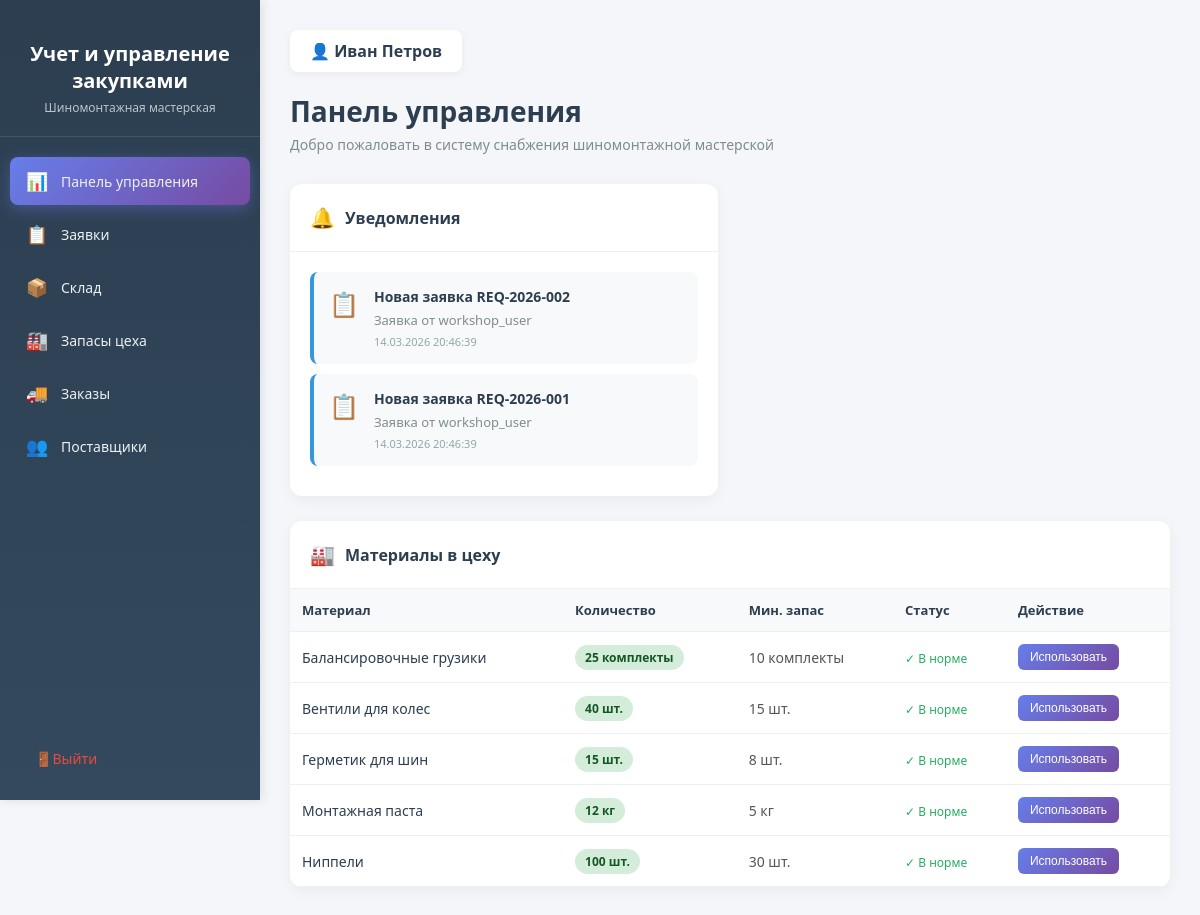
The app's page / (signed in) with its own data.
### procurement/models.py (models this page shows, shortened)
class PurchaseRequest(models.Model):
    STATUS_CHOICES = [
        ('draft', 'Черновик'),
        ('pending', 'На согласовании'),
        ('approved', 'Согласована'),
        ('rejected', 'Отклонена'),
        ('ordered', 'Заказана'),
    ]
    ROLE_CHOICES = [
        ('workshop', 'Сотрудник цеха'),
        ('warehouse', 'Кладовщик'),
    ]
    request_number = models.CharField(max_length=20, unique=True, verbose_name="Номер заявки")
    requester = models.ForeignKey(
        User,
        on_delete=models.SET_NULL,
        null=True,
        related_name='requests',
        verbose_name="Заявитель"
    )
    requester_role = models.CharField(
        max_length=20,
        choices=ROLE_CHOICES,
        default='workshop',
        verbose_name="Роль заявителя"
    )
    status = models.CharField(
        max_length=20,
        choices=STATUS_CHOICES,
        default='draft',
        verbose_name="Статус"
    )
    items = models.ManyToManyField('Product', through='RequestItem', verbose_name="Товары")
    total_amount = models.DecimalField(
        max_digits=12,
        decimal_places=2,
        default=0,
        verbose_name="Общая сумма"
    )
    comment = models.TextField(blank=True, verbose_name="Комментарий")
    created_at = models.DateTimeField(auto_now_add=True, verbose_name="Дата создания")
    updated_at = models.DateTimeField(auto_now=True, verbose_name="Дата обновления")
    approved_by = models.ForeignKey(
        User,
        on_delete=models.SET_NULL,
        null=True,
        blank=True,
        related_name='approved_requests',
        verbose_name="Кто согласовал"
    )
    approved_at = models.DateTimeField(null=True, blank=True, verbose_name="Дата согласования")
    items_description = models.TextField(blank=True, verbose_name="Описание товаров", help_text="Описание товаров, необходимых для заявки")
    class Meta:
        verbose_name = "Заявка на закупку"
        verbose_name_plural = "Заявки на закупку"
        ordering = ['-created_at']

### core/models.py (models this page shows, shortened)
class WorkshopStock(models.Model):
    STATUS_CHOICES = [
        ('normal', 'В норме'),
        ('low', 'Низкий запас'),
    ]
    product = models.ForeignKey(
        Product,
        on_delete=models.CASCADE,
        related_name='workshop_stocks',
        verbose_name=_('Товар')
    )
    quantity = models.PositiveIntegerField(_('Количество в цеху'), default=0)
    location = models.CharField(
        _('Место хранения'),
        max_length=100,
        blank=True,
        help_text=_('Например: Стеллаж А-3, Верстак 2')
    )
    responsible_person = models.ForeignKey(
        User,
        on_delete=models.SET_NULL,
        null=True,
        blank=True,
        related_name='workshop_stocks',
        verbose_name=_('Ответственный')
    )
    min_quantity = models.PositiveIntegerField(
        _('Минимальный уровень запаса в цеху'),
        default=5,
        help_text=_('При достижении этого уровня требуется пополнение со склада')
    )
    status = models.CharField(
        _('Статус'),
        max_length=10,
        choices=STATUS_CHOICES,
        default='normal'
    )
    last_updated = models.DateTimeField(_('Дата последнего обновления'), auto_now=True)
    notes = models.TextField(_('Примечание'), blank=True)
    class Meta:
        verbose_name = _('Запас цеха')
        verbose_name_plural = _('Запасы цеха')
        ordering = ['product__name']
        unique_together = ['product', 'location']
    @property
    def is_low_stock(self):
        return self.quantity <= self.min_quantity

class Product(models.Model):
    category = models.ForeignKey(
        Category,
        on_delete=models.CASCADE,
        related_name='products',
        verbose_name=_('Категория')
    )
    name = models.CharField(_('Название материала'), max_length=200)
    sku = models.CharField(_('Артикул'), max_length=50, unique=True, blank=True)
    unit = models.CharField(_('Единица измерения'), max_length=20, default='шт.')
    quantity = models.PositiveIntegerField(_('Количество на складе'), default=0)
    min_quantity = models.PositiveIntegerField(
        _('Минимальный уровень запаса'),
        default=10,
        help_text=_('При достижении этого уровня требуется заказ')
    )
    price = models.DecimalField(_('Цена за единицу'), max_digits=10, decimal_places=2, default=0)
    supplier = models.ForeignKey(
        Supplier,
        on_delete=models.SET_NULL,
        null=True,
        blank=True,
        related_name='products',
        verbose_name=_('Основной поставщик')
    )
    created_at = models.DateTimeField(_('Дата добавления'), auto_now_add=True)
    updated_at = models.DateTimeField(_('Дата обновления'), auto_now=True)
    class Meta:
        verbose_name = _('Материал')
        verbose_name_plural = _('Материалы')
        ordering = ['name']

### core/views.py (the view, shortened to what this page needs)
# urls.py: path('', views.dashboard, name='dashboard'),
@login_required
def dashboard(request):
    notifications = []
    pending_requests = PurchaseRequest.objects.filter(
        requester__isnull=False
    ).order_by('-created_at')[:5]
    for req in pending_requests:
        notifications.append({
            'type': 'request',
            'title': f'Новая заявка {req.request_number}',
            'description': f'Заявка от {req.requester.username if req.requester else "Неизвестно"}',
            'date': req.created_at,
            'icon': '📋',
            'priority': 'normal'
        })
    low_stock_products = CoreProduct.objects.filter(quantity__lte=F('min_quantity'))
    workshop_materials = WorkshopStock.objects.all().select_related('product')[:10]
    context = {
        'notifications': notifications,
        'workshop_materials': workshop_materials,
        'user': request.user,
    }
    return render(request, 'dashboard/dashboard.html', context)

### templates/dashboard/dashboard.html (shortened to what this page needs)
<!DOCTYPE html>
<html lang="ru">
<head>
</head>
<body>
    <aside class="sidebar">
        <div class="sidebar-header">
            <h2>Учет и управление закупками</h2>
            <p>Шиномонтажная мастерская</p>
        </div>
        <ul class="sidebar-menu">
            <li>
                <a href="{% url 'dashboard' %}" class="active">
                    <span class="menu-icon">📊</span>
                    <span>Панель управления</span>
                </a>
            </li>
            <li>
                <a href="{% url 'requests' %}">
                    <span class="menu-icon">📋</span>
                    <span>Заявки</span>
                </a>
            </li>
            <li>
                <a href="{% url 'warehouse' %}">
                    <span class="menu-icon">📦</span>
                    <span>Склад</span>
                </a>
            </li>
            <li>
                <a href="{% url 'workshop_stock' %}">
                    <span class="menu-icon">🏭</span>
                    <span>Запасы цеха</span>
                </a>
            </li>
            <li>
                <a href="{% url 'orders' %}">
                    <span class="menu-icon">🚚</span>
                    <span>Заказы</span>
                </a>
            </li>
            <li>
                <a href="{% url 'suppliers' %}">
                    <span class="menu-icon">👥</span>
                    <span>Поставщики</span>
                </a>
            </li>
        </ul>
        <div class="sidebar-footer">
            <a href="{% url 'logout' %}" class="logout-btn">
                <span class="menu-icon">🚪</span>
                <span>Выйти</span>
            </a>
        </div>
    </aside>
    <main class="main-content">
        <div class="page-header">
            <div class="user-info">
                👤 <span>{{ user.get_full_name|default:user.username }}</span>
            </div>
            <h1>Панель управления</h1>
            <p>Добро пожаловать в систему снабжения шиномонтажной мастерской</p>
        </div>
        <div class="widgets-grid">
            <div class="widget-card">
                <div class="widget-header">
                    <h3>
                        <span class="widget-icon">🔔</span>
                        Уведомления
                    </h3>
                </div>
                <div class="widget-body">
                    {% if notifications %}
                        <ul class="notification-list">
                            {% for notification in notifications %}
                                <li class="notification-item priority-{{ notification.priority }}">
                                    <span class="notification-icon">{{ notification.icon }}</span>
                                    <div class="notification-content">
                                        <div class="notification-title">{{ notification.title }}</div>
                                        <div class="notification-description">{{ notification.description }}</div>
                                        <div class="notification-date">{{ notification.date|date:"d.m.Y H:i:s" }}</div>
                                    </div>
                                </li>
                            {% endfor %}
                        </ul>
                    {% else %}
                        <div class="empty-state">
                            <div class="empty-state-icon">✅</div>
                            <p>Нет новых уведомлений</p>
                        </div>
                    {% endif %}
                </div>
            </div>
            <div class="widget-card" style="grid-column: span 2;">
                <div class="widget-header">
                    <h3>
                        <span class="widget-icon">🏭</span>
                        Материалы в цеху
                    </h3>
                </div>
                <div class="widget-body" style="padding: 0;">
                    <table class="materials-table">
                        <thead>
                            <tr>
                                <th>Материал</th>
                                <th>Количество</th>
                                <th>Мин. запас</th>
                                <th>Статус</th>
                                <th>Действие</th>
                            </tr>
                        </thead>
                        <tbody>
                            {% for stock in workshop_materials %}
                                <tr>
                                    <td>
                                        <span class="material-name">{{ stock.product.name }}</span>
                                    </td>
                                    <td>
                                        <span class="quantity-badge {% if stock.is_low_stock %}quantity-low{% else %}quantity-good{% endif %}">
                                            {{ stock.quantity }} {{ stock.product.unit }}
                                        </span>
                                    </td>
                                    <td>
                                        {{ stock.min_quantity }} {{ stock.product.unit }}
                                    </td>
                                    <td>
                                        {% if stock.is_low_stock %}
                                            <span style="color: #e74c3c; font-size: 12px;">⚠️ Низкий</span>
                                        {% else %}
                                            <span style="color: #27ae60; font-size: 12px;">✓ В норме</span>
                                        {% endif %}
                                    </td>
                                    <td>
                                        <button class="btn-use-material"
                                                onclick="openUseModal('{{ stock.id }}', '{{ stock.product.name }}', {{ stock.quantity }}, '{{ stock.product.unit }}')">
                                            Использовать
                                        </button>
                                    </td>
                                </tr>
                            {% endfor %}
                        </tbody>
                    </table>
                </div>
            </div>
        </div>
    </main>
</body>
</html>

### templates/dashboard/dashboard.html (style rules this page uses)
* { margin: 0; padding: 0; box-sizing: border-box; }
body { font-family: 'Segoe UI', Tahoma, Geneva, Verdana, sans-serif; background: #f5f6fa; min-height: 100vh; display: flex; }
.sidebar { width: 260px; background: linear-gradient(180deg, #2c3e50 0%, #34495e 100%); min-height: 100vh; position: fixed; left: 0; top: 0; padding: 20px 0; box-shadow: 2px 0 10px rgba(0,0,0,0.1); }
.sidebar-header { padding: 20px; text-align: center; border-bottom: 1px solid rgba(255,255,255,0.1); margin-bottom: 20px; }
.sidebar-header h2 { color: white; font-size: 20px; margin-bottom: 5px; }
.sidebar-header p { color: #bdc3c7; font-size: 12px; }
.sidebar-menu { list-style: none; padding: 0 10px; }
.sidebar-menu li { margin-bottom: 5px; }
.sidebar-menu a { display: flex; align-items: center; padding: 12px 15px; color: #ecf0f1; text-decoration: none; border-radius: 8px; transition: all 0.3s ease; font-size: 14px; }
.sidebar-menu a.active { background: linear-gradient(135deg, #667eea 0%, #764ba2 100%); box-shadow: 0 4px 15px rgba(102, 126, 234, 0.4); }
.sidebar-menu .menu-icon { margin-right: 12px; font-size: 18px; width: 24px; text-align: center; }
.sidebar-footer { position: absolute; bottom: 20px; width: 100%; padding: 0 20px; }
.logout-btn { display: flex; align-items: center; padding: 12px 15px; color: #e74c3c; text-decoration: none; border-radius: 8px; transition: all 0.3s ease; font-size: 14px; }
.main-content { margin-left: 260px; flex: 1; padding: 30px; }
.page-header { margin-bottom: 30px; }
.page-header h1 { color: #2c3e50; font-size: 28px; margin-bottom: 5px; }
.page-header p { color: #7f8c8d; font-size: 14px; }
.user-info { display: inline-block; background: white; padding: 10px 20px; border-radius: 8px; box-shadow: 0 2px 10px rgba(0,0,0,0.05); margin-bottom: 20px; }
.user-info span { color: #2c3e50; font-weight: 600; }
.widgets-grid { display: grid; grid-template-columns: repeat(auto-fit, minmax(350px, 1fr)); gap: 25px; margin-bottom: 30px; }
.widget-card { background: white; border-radius: 12px; box-shadow: 0 4px 15px rgba(0,0,0,0.05); overflow: hidden; }
.widget-header { padding: 20px; border-bottom: 1px solid #ecf0f1; display: flex; align-items: center; justify-content: space-between; }
.widget-header h3 { color: #2c3e50; font-size: 16px; display: flex; align-items: center; }
.widget-header .widget-icon { margin-right: 10px; font-size: 20px; }
.widget-body { padding: 20px; }
.notification-list { list-style: none; }
.notification-item { display: flex; align-items: flex-start; padding: 15px; border-radius: 8px; margin-bottom: 10px; background: #f8f9fa; border-left: 4px solid #3498db; transition: all 0.3s ease; }
.notification-item.priority-normal { border-left-color: #3498db; }
.notification-icon { font-size: 24px; margin-right: 15px; }
.notification-content { flex: 1; }
.notification-title { font-weight: 600; color: #2c3e50; margin-bottom: 5px; font-size: 14px; }
.notification-description { color: #7f8c8d; font-size: 13px; margin-bottom: 5px; }
.notification-date { color: #95a5a6; font-size: 11px; }
.materials-table { width: 100%; border-collapse: collapse; }
.materials-table th, .materials-table td { padding: 12px; text-align: left; border-bottom: 1px solid #ecf0f1; }
.materials-table th { background: #f8f9fa; color: #2c3e50; font-weight: 600; font-size: 13px; }
.materials-table td { font-size: 14px; color: #555; }
.material-name { font-weight: 500; color: #2c3e50; }
.quantity-badge { display: inline-block; padding: 4px 10px; border-radius: 20px; font-size: 12px; font-weight: 600; }
.quantity-good { background: #d4edda; color: #155724; }
.btn-use-material { padding: 6px 12px; background: linear-gradient(135deg, #667eea 0%, #764ba2 100%); color: white; border: none; border-radius: 6px; cursor: pointer; font-size: 12px; transition: all 0.3s ease; }

### records on screen
PurchaseRequest: date "14.03.2026 20:46:39"
PurchaseRequest: date "14.03.2026 20:46:39"
WorkshopStock: product.name "Балансировочные грузики", quantity "25", product.unit "комплекты", min_quantity "10", shows "✓ В норме"
WorkshopStock: product.name "Вентили для колес", quantity "40", product.unit "шт.", min_quantity "15", shows "✓ В норме"
WorkshopStock: product.name "Герметик для шин", quantity "15", product.unit "шт.", min_quantity "8", shows "✓ В норме"
WorkshopStock: product.name "Монтажная паста", quantity "12", product.unit "кг", min_quantity "5", shows "✓ В норме"
WorkshopStock: product.name "Ниппели", quantity "100", product.unit "шт.", min_quantity "30", shows "✓ В норме"

### other values on screen
{{ user.get_full_name|default:user.username }} "Иван Петров"
{{ notification.icon }} "📋" "📋"
{{ notification.title }} "Новая заявка REQ-2026-002" "Новая заявка REQ-2026-001"
{{ notification.description }} "Заявка от workshop_user" "Заявка от workshop_user"
